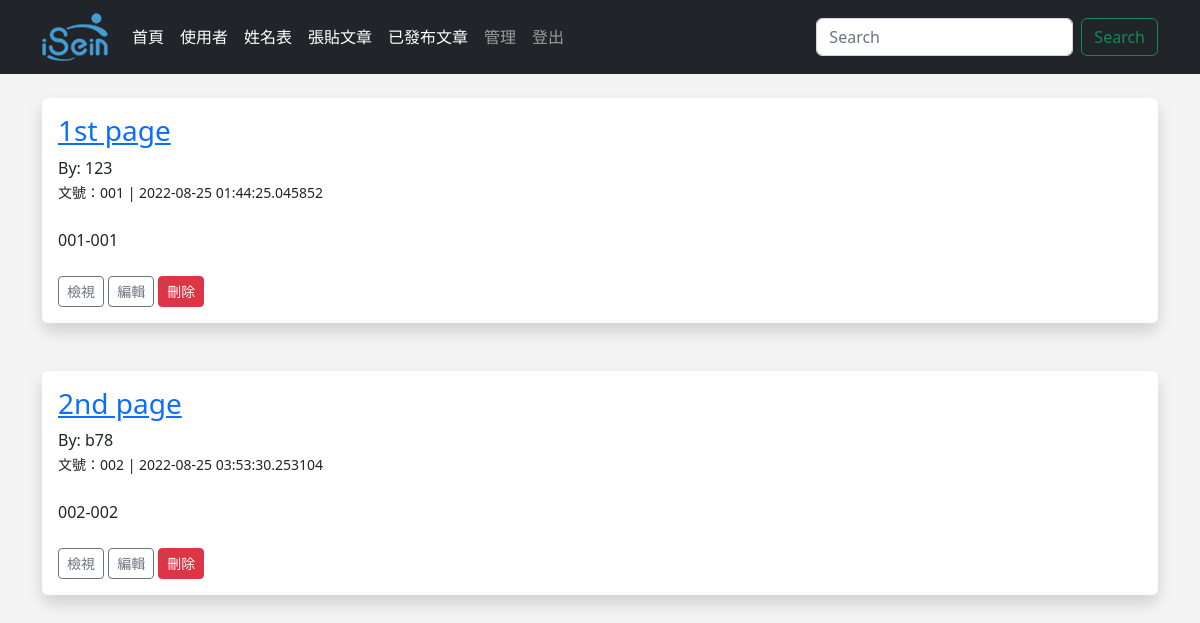
The page /posts (signed in) on the database its author committed.
### app.py (models this page shows)
class Posts(db.Model):
    id = db.Column(db.Integer, primary_key=True)
    title = db.Column(db.String(255))
    content = db.Column(db.Text)
    author = db.Column(db.String(255))
    date_posted = db.Column(db.DateTime, default=datetime.utcnow)
    slug = db.Column(db.String(255))

### app.py (the view)
@app.route('/posts')
@login_required
def posts():
    posts = Posts.query.order_by(Posts.date_posted)
    return render_template('posts.html', posts=posts)

### app.py (called while the page is built)
@login_manager.user_loader
def load_user(user_id):
    return Users.query.get(int(user_id))

### templates/posts.html (shortened to what this page needs)
{% extends 'base.html' %}
{% block content %}
    {% for post in posts %}
        <div class="shadow p-3 mb-5 bg-body rounded">
            <h3><a href="{{ url_for('post', id=post.id)}}">{{ post.title }}</a></h3>
            By: {{ post.author }}<br/>
            <small>文號：{{ post.slug }} | {{ post.date_posted }}</small><br/>
            <br/>
            {{ post.content }}<br/>
            <br/>
            <a href="{{ url_for('post', id=post.id)}}" class="btn btn-outline-secondary btn-sm">檢視</a>
            <a href="{{ url_for('edit_post', id=post.id)}}" class="btn btn-outline-secondary btn-sm">編輯</a>
            <a href="{{ url_for('delete_post', id=post.id)}}" class="btn btn-danger btn-sm">刪除</a>
            <br/>
        </div>
    {% endfor %}
{% endblock %}

### static/css/style.css (style rules this page uses)
body { background: #f4f4f4f0; }

### rows shown on the page
Posts: title "1st page", author "123", slug "001", date_posted "2022-08-25 01:44:25.045852", content "001-001"
Posts: title "2nd page", author "b78", slug "002", date_posted "2022-08-25 03:53:30.253104", content "002-002"
